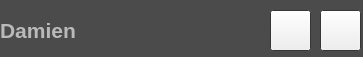
<?xml version="1.0" encoding="UTF-8"?>
<ui version="4.0">
 <class>Request</class>
 <widget class="QWidget" name="Request">
  <property name="geometry">
   <rect>
    <x>0</x>
    <y>0</y>
    <width>363</width>
    <height>57</height>
   </rect>
  </property>
  <property name="sizePolicy">
   <sizepolicy hsizetype="Fixed" vsizetype="Fixed">
    <horstretch>0</horstretch>
    <verstretch>0</verstretch>
   </sizepolicy>
  </property>
  <property name="minimumSize">
   <size>
    <width>363</width>
    <height>57</height>
   </size>
  </property>
  <property name="palette">
   <palette>
    <active>
     <colorrole role="WindowText">
      <brush brushstyle="SolidPattern">
       <color alpha="255">
        <red>186</red>
        <green>186</green>
        <blue>186</blue>
       </color>
      </brush>
     </colorrole>
     <colorrole role="Text">
      <brush brushstyle="SolidPattern">
       <color alpha="255">
        <red>186</red>
        <green>186</green>
        <blue>186</blue>
       </color>
      </brush>
     </colorrole>
     <colorrole role="Base">
      <brush brushstyle="SolidPattern">
       <color alpha="255">
        <red>75</red>
        <green>75</green>
        <blue>75</blue>
       </color>
      </brush>
     </colorrole>
     <colorrole role="Window">
      <brush brushstyle="SolidPattern">
       <color alpha="255">
        <red>75</red>
        <green>75</green>
        <blue>75</blue>
       </color>
      </brush>
     </colorrole>
     <colorrole role="PlaceholderText">
      <brush brushstyle="SolidPattern">
       <color alpha="128">
        <red>188</red>
        <green>188</green>
        <blue>188</blue>
       </color>
      </brush>
     </colorrole>
    </active>
    <inactive>
     <colorrole role="WindowText">
      <brush brushstyle="SolidPattern">
       <color alpha="255">
        <red>186</red>
        <green>186</green>
        <blue>186</blue>
       </color>
      </brush>
     </colorrole>
     <colorrole role="Text">
      <brush brushstyle="SolidPattern">
       <color alpha="255">
        <red>186</red>
        <green>186</green>
        <blue>186</blue>
       </color>
      </brush>
     </colorrole>
     <colorrole role="Base">
      <brush brushstyle="SolidPattern">
       <color alpha="255">
        <red>75</red>
        <green>75</green>
        <blue>75</blue>
       </color>
      </brush>
     </colorrole>
     <colorrole role="Window">
      <brush brushstyle="SolidPattern">
       <color alpha="255">
        <red>75</red>
        <green>75</green>
        <blue>75</blue>
       </color>
      </brush>
     </colorrole>
     <colorrole role="PlaceholderText">
      <brush brushstyle="SolidPattern">
       <color alpha="128">
        <red>188</red>
        <green>188</green>
        <blue>188</blue>
       </color>
      </brush>
     </colorrole>
    </inactive>
    <disabled>
     <colorrole role="WindowText">
      <brush brushstyle="SolidPattern">
       <color alpha="255">
        <red>120</red>
        <green>120</green>
        <blue>120</blue>
       </color>
      </brush>
     </colorrole>
     <colorrole role="Text">
      <brush brushstyle="SolidPattern">
       <color alpha="255">
        <red>120</red>
        <green>120</green>
        <blue>120</blue>
       </color>
      </brush>
     </colorrole>
     <colorrole role="Base">
      <brush brushstyle="SolidPattern">
       <color alpha="255">
        <red>75</red>
        <green>75</green>
        <blue>75</blue>
       </color>
      </brush>
     </colorrole>
     <colorrole role="Window">
      <brush brushstyle="SolidPattern">
       <color alpha="255">
        <red>75</red>
        <green>75</green>
        <blue>75</blue>
       </color>
      </brush>
     </colorrole>
     <colorrole role="PlaceholderText">
      <brush brushstyle="SolidPattern">
       <color alpha="128">
        <red>0</red>
        <green>0</green>
        <blue>0</blue>
       </color>
      </brush>
     </colorrole>
    </disabled>
   </palette>
  </property>
  <property name="windowTitle">
   <string>Form</string>
  </property>
  <widget class="QLabel" name="username">
   <property name="geometry">
    <rect>
     <x>0</x>
     <y>0</y>
     <width>261</width>
     <height>61</height>
    </rect>
   </property>
   <property name="font">
    <font>
     <pointsize>16</pointsize>
     <weight>75</weight>
     <bold>true</bold>
    </font>
   </property>
   <property name="text">
    <string>Damien</string>
   </property>
  </widget>
  <widget class="QPushButton" name="acceptRequestButton">
   <property name="geometry">
    <rect>
     <x>270</x>
     <y>10</y>
     <width>41</width>
     <height>41</height>
    </rect>
   </property>
   <property name="text">
    <string/>
   </property>
   <property name="icon">
    <iconset resource="image.qrc">
     <normaloff>:/Ressources/check.png</normaloff>:/Ressources/check.png</iconset>
   </property>
   <property name="iconSize">
    <size>
     <width>64</width>
     <height>64</height>
    </size>
   </property>
  </widget>
  <widget class="QPushButton" name="cancelRequestButton">
   <property name="geometry">
    <rect>
     <x>320</x>
     <y>10</y>
     <width>41</width>
     <height>41</height>
    </rect>
   </property>
   <property name="sizePolicy">
    <sizepolicy hsizetype="Fixed" vsizetype="Fixed">
     <horstretch>0</horstretch>
     <verstretch>0</verstretch>
    </sizepolicy>
   </property>
   <property name="text">
    <string/>
   </property>
   <property name="icon">
    <iconset resource="image.qrc">
     <normaloff>:/Ressources/cancel.png</normaloff>:/Ressources/cancel.png</iconset>
   </property>
   <property name="iconSize">
    <size>
     <width>64</width>
     <height>64</height>
    </size>
   </property>
  </widget>
 </widget>
 <resources>
  <include location="image.qrc"/>
 </resources>
 <connections/>
</ui>
